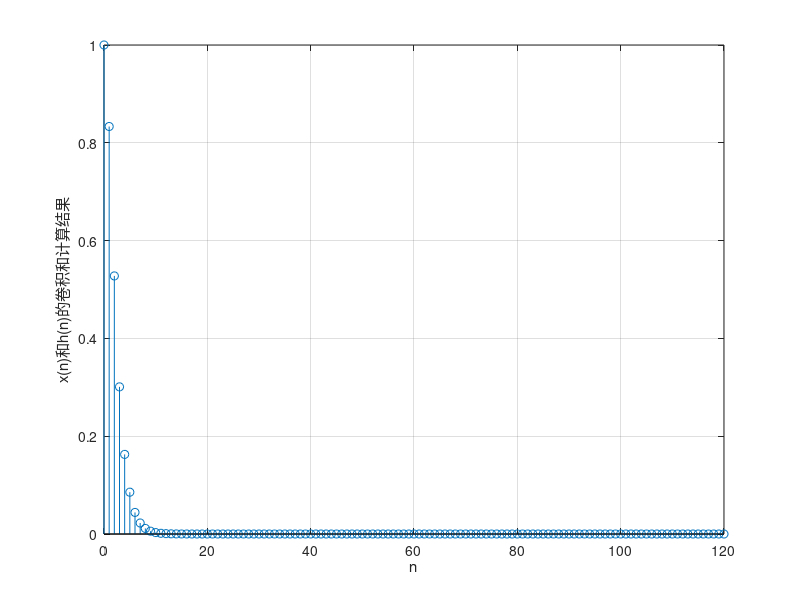

Reproduce this figure in MATLAB.
clear;clc;close all
n=0:19;hn=0.5.^n;
m=0:101;xn=(1/3).^m;
y=conv(xn,hn);
stem(0:length(y)-1,y);
grid on;xlabel('n');
ylabel('x(n)和h(n)的卷积和计算结果');

clear; clc; close all; % 清空命令行窗口，清除工作区变量，关闭所有图形窗口

% 定义时间序列 n 和系统的冲激响应 hn
n = 0:19; % 时间序列 n 从 0 到 19
hn = 0.5 .^ n; % 系统的冲激响应 h(n) = 0.5^n

% 定义时间序列 m 和输入信号 xn
m = 0:101; % 时间序列 m 从 0 到 101
xn = (1/3) .^ m; % 输入信号 x(n) = (1/3)^m

% 对输入信号 xn 和系统的冲激响应 hn 进行卷积运算
y = conv(xn, hn);

% 绘制卷积结果
stem(0:length(y)-1, y); % 使用 stem 函数绘制卷积结果 y
grid on; % 显示网格线
xlabel('n'); % 设置 x 轴标签
ylabel('x(n)和h(n)的卷积和计算结果'); % 设置 y 轴标签
